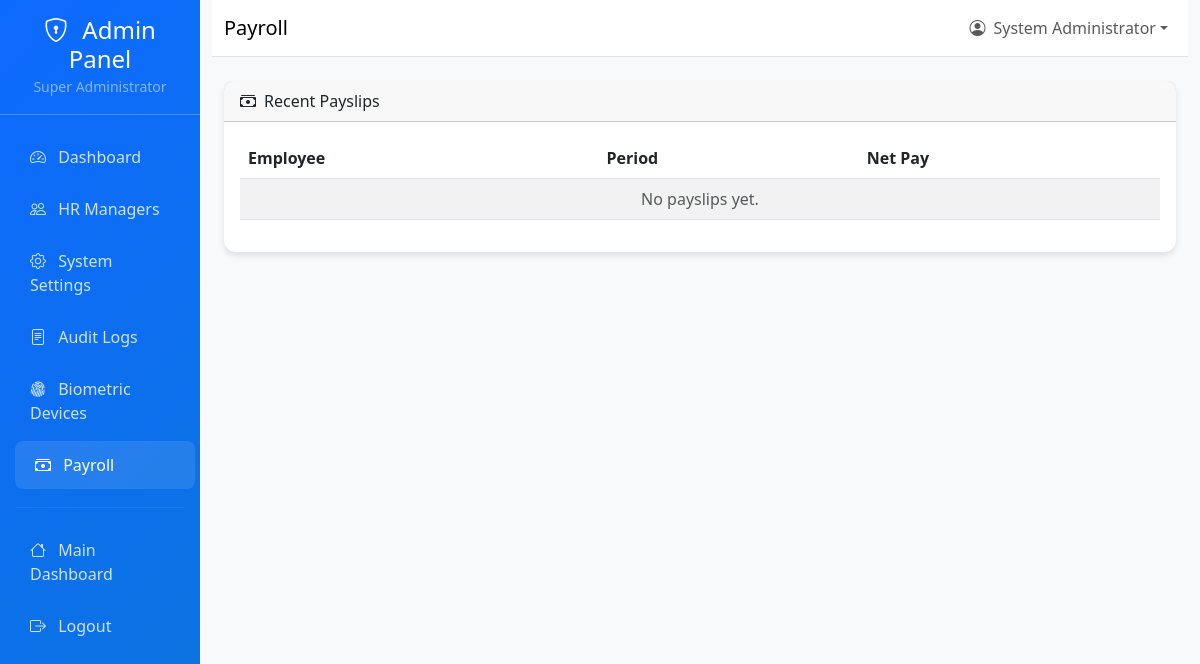
The app's page /payroll/ (signed in), older data.
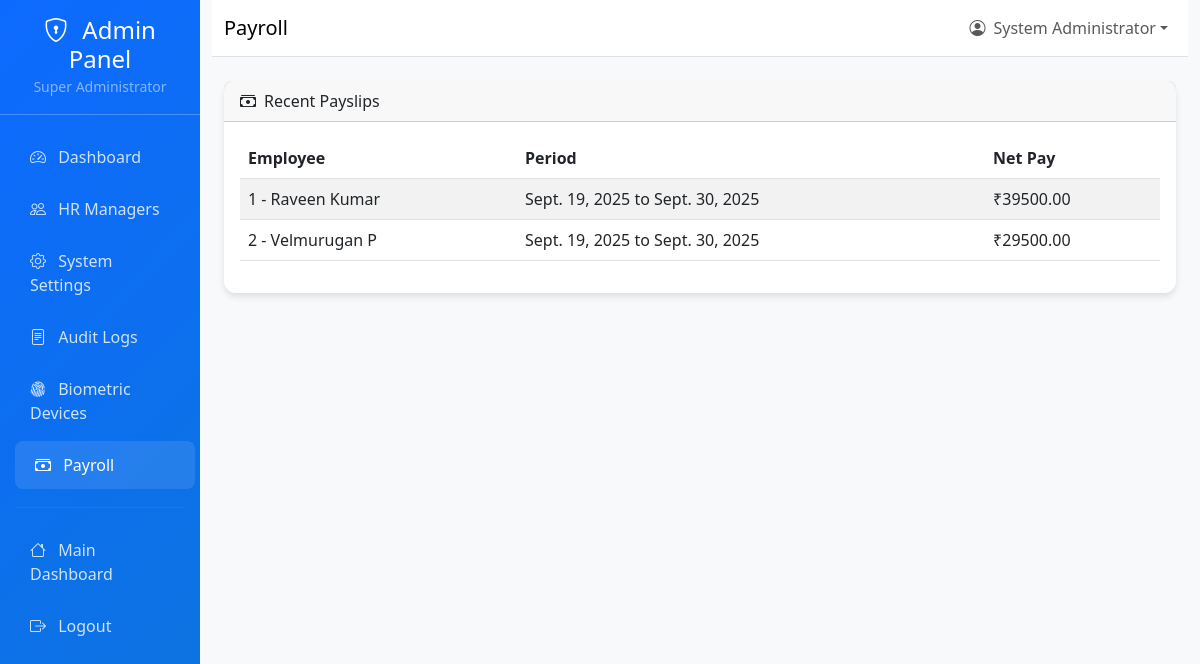
The same page, newer data.
### payroll/models.py (models this page shows, shortened)
class PaySlip(models.Model):
    employee = models.ForeignKey(Employee, on_delete=models.PROTECT)
    pay_period_start = models.DateField()
    pay_period_end = models.DateField()
    gross_pay = models.DecimalField(max_digits=12, decimal_places=2, default=Decimal('0.00'))
    total_deductions = models.DecimalField(max_digits=12, decimal_places=2, default=Decimal('0.00'))
    net_pay = models.DecimalField(max_digits=12, decimal_places=2, default=Decimal('0.00'))
    generated_date = models.DateTimeField(auto_now_add=True)
    pdf_file_path = models.CharField(max_length=255, blank=True, default='')
    class Meta:
        indexes = [models.Index(fields=['employee', 'pay_period_end'])]
        unique_together = [('employee', 'pay_period_start', 'pay_period_end')]
        ordering = ['-pay_period_end']

### core_hr/models.py (models this page shows, shortened)
class Employee(models.Model):
    user = models.OneToOneField(
        settings.AUTH_USER_MODEL,
        on_delete=models.CASCADE,
        related_name='employee'
    )
    company = models.ForeignKey(
        Company,
        on_delete=models.CASCADE,
        related_name='employees'
    )
    employee_id = models.CharField(max_length=20)
    department = models.ForeignKey(
        Department,
        on_delete=models.SET_NULL,
        null=True,
        blank=True,
        related_name='employees'
    )
    job_title = models.CharField(max_length=100)
    phone = models.CharField(max_length=20, blank=True)
    address = models.TextField(blank=True)
    date_of_birth = models.DateField(null=True, blank=True)
    hire_date = models.DateField(default=timezone.now)
    salary = models.DecimalField(max_digits=10, decimal_places=2, null=True, blank=True)
    is_active = models.BooleanField(default=True)
    created_at = models.DateTimeField(auto_now_add=True)
    updated_at = models.DateTimeField(auto_now=True)
    class Meta:
        unique_together = ['company', 'employee_id']
        ordering = ['company', 'employee_id']
    def __str__(self):
        return f"{self.employee_id} - {self.user.get_full_name()}"

### accounts/models.py (models this page shows, shortened)
class User(AbstractUser):
    ROLE_CHOICES = [
        ('employee', 'Employee'),
        ('hr_manager', 'HR Manager'),
        ('super_admin', 'Super Administrator'),
    ]
    role = models.CharField(
        max_length=20,
        choices=ROLE_CHOICES,
        default='employee',
        help_text='User role determines access permissions'
    )
    company = models.ForeignKey(
        'core_hr.Company',
        on_delete=models.SET_NULL,
        null=True,
        blank=True,
        related_name='users',
        help_text='Company this user belongs to'
    )
    created_by = models.ForeignKey(
        'self',
        on_delete=models.SET_NULL,
        null=True,
        blank=True,
        related_name='created_users',
        help_text='User who created this account'
    )
    last_password_change = models.DateTimeField(
        default=timezone.now,
        help_text='Last time password was changed'
    )
    is_active = models.BooleanField(
        default=True,
        help_text='Designates whether this user should be treated as active.'
    )
    class Meta:
        db_table = 'auth_user'
        verbose_name = 'User'
        verbose_name_plural = 'Users'

### payroll/views.py (the view)
# urls.py: path('', views.dashboard_view, name='dashboard'),
@require_roles('super_admin', 'hr_manager')
@login_required
def dashboard(request):
    slips = PaySlip.objects.order_by('-pay_period_end')[:20]
    template_name = 'payroll/admin_dashboard.html' if request.user.role == 'super_admin' else 'payroll/dashboard.html'
    return render(request, template_name, {'recent_slips': slips})

### core_hr/context_processors.py (called while the page is built, shortened)
def company_context(request):
    company = None
    current_date = None
    try:
        company = Company.objects.first()
    except Exception as e:
        company = None
    try:
        if hasattr(request, 'user') and request.user.is_authenticated:
            current_date = getattr(request.user, 'date_joined', None)
    except Exception:
        current_date = None
    return {
        'company': company,
        'current_date': current_date,
    }

### payroll/templates/payroll/admin_dashboard.html (shortened to what this page needs)
{% extends 'admin_panel/base.html' %}
{% block page_title %}Payroll{% endblock %}
{% block content %}
<div class="card">
  <div class="card-header"><i class="bi bi-cash-stack me-2"></i>Recent Payslips</div>
  <div class="card-body">
    <div class="table-responsive">
      <table class="table table-striped">
        <thead><tr><th>Employee</th><th>Period</th><th>Net Pay</th></tr></thead>
        <tbody>
          {% for s in recent_slips %}
          <tr>
            <td>{{ s.employee }}</td>
            <td>{{ s.pay_period_start }} to {{ s.pay_period_end }}</td>
            <td>₹{{ s.net_pay }}</td>
          </tr>
          {% empty %}
          <tr><td colspan="3" class="text-muted text-center">No payslips yet.</td></tr>
          {% endfor %}
        </tbody>
      </table>
    </div>
  </div>
</div>
{% endblock %}

Row changes from the older to the newer data that the page shows:
added PaySlip: employee "1 - Raveen Kumar", pay_period_start "Sept. 19, 2025", pay_period_end "Sept. 30, 2025", net_pay "39500.00"
added PaySlip: employee "2 - Velmurugan P", pay_period_start "Sept. 19, 2025", pay_period_end "Sept. 30, 2025", net_pay "29500.00"
Text that changed along with them:
text no longer shown: "No payslips yet."
